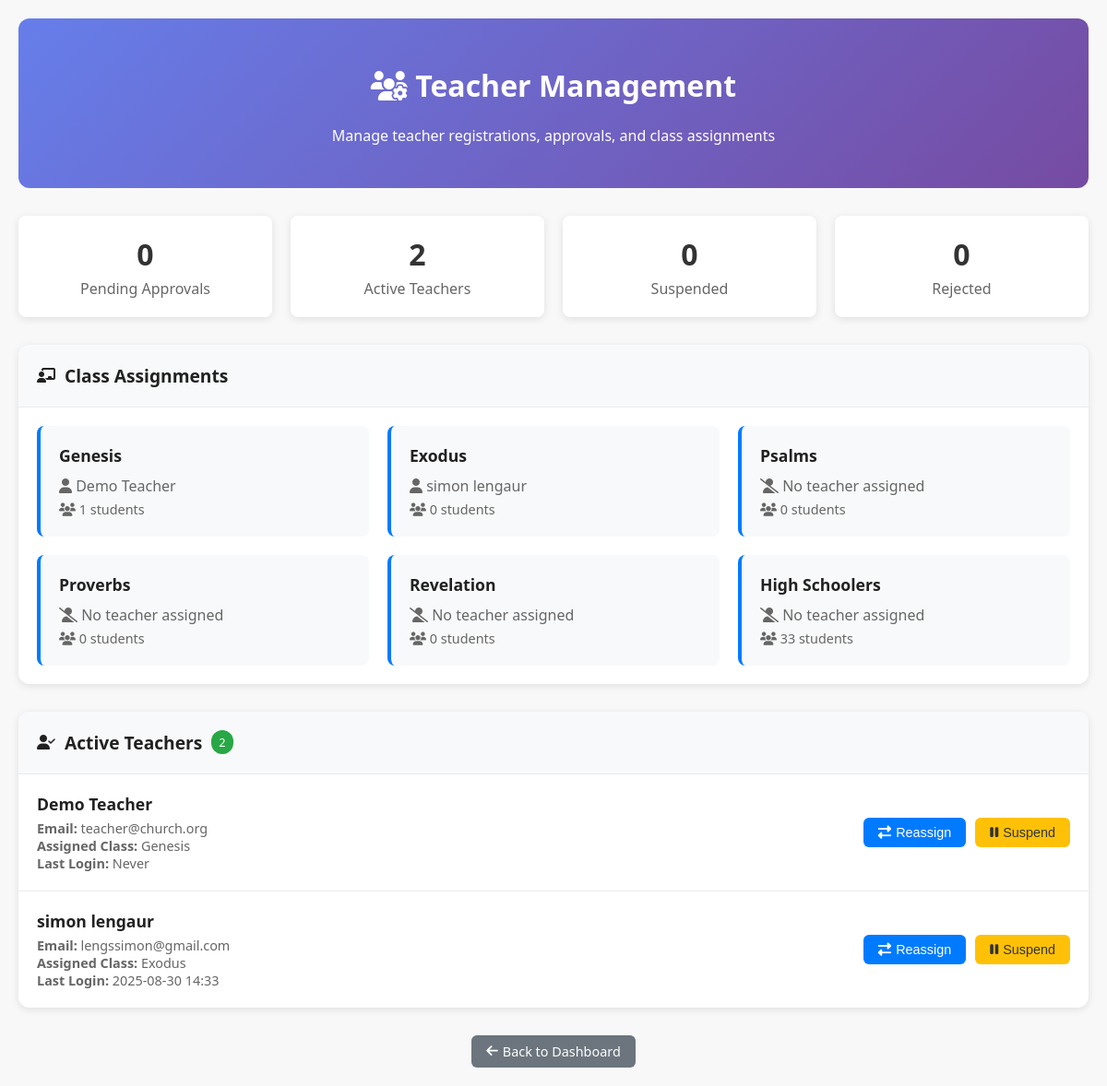
The app's page /admin/teachers (signed in) with its own data.
### app.py (models this page shows)
class User(db.Model):
    id = db.Column(db.Integer, primary_key=True)
    username = db.Column(db.String(80), unique=True, nullable=False)
    password = db.Column(db.String(120), nullable=False)
    role = db.Column(db.String(20), nullable=False, default="teacher")
    full_name = db.Column(db.String(100), nullable=True)
    email = db.Column(db.String(100), unique=True, nullable=True)
    phone = db.Column(db.String(20), nullable=True)
    assigned_class = db.Column(db.String(50), nullable=True)
    preferred_class = db.Column(db.String(50), nullable=True)
    status = db.Column(db.String(20), nullable=False, default="pending")
    registration_message = db.Column(db.Text, nullable=True)
    approved_by = db.Column(db.Integer, db.ForeignKey('user.id'), nullable=True)
    approved_at = db.Column(db.DateTime, nullable=True)
    last_login = db.Column(db.DateTime, nullable=True)
    created_at = db.Column(db.DateTime, nullable=False, default=datetime.now)

### app.py (the view)
@app.route('/admin/teachers', methods=['GET'])
def admin_teachers():
    if not session.get("role") == "admin":
        flash("Access denied.", "danger")
        return redirect(url_for("dashboard"))
    pending_teachers = User.query.filter_by(status='pending', role='teacher').all()
    active_teachers = User.query.filter_by(status='active', role='teacher').all()
    suspended_teachers = User.query.filter_by(status='suspended', role='teacher').all()
    rejected_teachers = User.query.filter_by(status='rejected', role='teacher').all()
    classes = ["Genesis", "Exodus", "Psalms", "Proverbs", "Revelation", "High Schoolers"]
    class_assignments = {}
    for class_name in classes:
        teacher = User.query.filter_by(assigned_class=class_name, status='active').first()
        student_count = Student.query.filter_by(student_class=class_name, status='active').count()
        class_assignments[class_name] = {
            'teacher': teacher,
            'student_count': student_count
        }
    return render_template("admin_teachers.html",
                         pending_teachers=pending_teachers,
                         active_teachers=active_teachers,
                         suspended_teachers=suspended_teachers,
                         rejected_teachers=rejected_teachers,
                         class_assignments=class_assignments,
                         classes=classes)

### app.py (called while the page is built)
@app.context_processor
def inject_now():
    return {'now': datetime.now}

@app.context_processor
def utility_functions():
    def attendance_present(student_id, sunday):
        record = Attendance.query.filter_by(student_id=student_id, date=sunday).first()
        return record.present if record else False
    return dict(attendance_present=attendance_present)

### templates/admin_teachers.html (shortened to what this page needs)
<!DOCTYPE html>
<html lang="en">
<head>
    <link rel="stylesheet" href="https://cdnjs.cloudflare.com/ajax/libs/font-awesome/6.5.0/css/all.min.css">
    <link rel="stylesheet" href="{{ url_for('static', filename='css/styles.css') }}">
</head>
<body>
    <div class="teacher-management">
        <div class="management-header">
            <h1><i class="fas fa-users-cog"></i> Teacher Management</h1>
            <p>Manage teacher registrations, approvals, and class assignments</p>
        </div>
        <div class="stats-grid">
            <div class="stat-card">
                <div class="stat-number">{{ pending_teachers|length }}</div>
                <div class="stat-label">Pending Approvals</div>
            </div>
            <div class="stat-card">
                <div class="stat-number">{{ active_teachers|length }}</div>
                <div class="stat-label">Active Teachers</div>
            </div>
            <div class="stat-card">
                <div class="stat-number">{{ suspended_teachers|length }}</div>
                <div class="stat-label">Suspended</div>
            </div>
            <div class="stat-card">
                <div class="stat-number">{{ rejected_teachers|length }}</div>
                <div class="stat-label">Rejected</div>
            </div>
        </div>
        <div class="section">
            <div class="section-header">
                <i class="fas fa-chalkboard-teacher"></i>
                <h2 class="section-title">Class Assignments</h2>
            </div>
            <div class="class-grid">
                {% for class_name in classes %}
                <div class="class-card">
                    <div class="class-name">{{ class_name }}</div>
                    <div class="class-teacher">
                        {% if class_assignments[class_name].teacher %}
                            <i class="fas fa-user"></i> {{ class_assignments[class_name].teacher.full_name }}
                        {% else %}
                            <i class="fas fa-user-slash"></i> No teacher assigned
                        {% endif %}
                    </div>
                    <div class="class-students">
                        <i class="fas fa-users"></i> {{ class_assignments[class_name].student_count }} students
                    </div>
                </div>
                {% endfor %}
            </div>
        </div>
        {% if active_teachers %}
        <div class="section">
            <div class="section-header">
                <i class="fas fa-user-check"></i>
                <h2 class="section-title">Active Teachers</h2>
                <span class="badge success">{{ active_teachers|length }}</span>
            </div>
            {% for teacher in active_teachers %}
            <div class="teacher-card">
                <div class="teacher-info">
                    <div class="teacher-name">{{ teacher.full_name }}</div>
                    <div class="teacher-details">
                        <strong>Email:</strong> {{ teacher.email }}<br>
                        <strong>Assigned Class:</strong> {{ teacher.assigned_class or 'Not assigned' }}<br>
                        <strong>Last Login:</strong> {{ teacher.last_login.strftime('%Y-%m-%d %H:%M') if teacher.last_login else 'Never' }}
                    </div>
                </div>
                <div class="teacher-actions">
                    <button class="btn btn-primary" onclick="reassignTeacher({{ teacher.id }}, '{{ teacher.assigned_class }}')">
                        <i class="fas fa-exchange-alt"></i> Reassign
                    </button>
                    <button class="btn btn-warning" onclick="suspendTeacher({{ teacher.id }})">
                        <i class="fas fa-pause"></i> Suspend
                    </button>
                </div>
            </div>
            {% endfor %}
        </div>
        {% endif %}
        <div style="text-align: center; margin-top: 30px;">
            <a href="{{ url_for('dashboard') }}" class="btn btn-secondary">
                <i class="fas fa-arrow-left"></i> Back to Dashboard
            </a>
        </div>
    </div>
</body>
</html>

### static/css/styles.css (style rules this page uses)
body { font-family: 'Segoe UI', sans-serif; margin: 0; padding: 0; background-color: #f8f8f8; color: #212121; }

### templates/admin_teachers.html (style rules this page uses)
.teacher-management { padding: 20px; max-width: 1200px; margin: 0 auto; }
.management-header { background: linear-gradient(135deg, #667eea 0%, #764ba2 100%); color: white; padding: 30px; border-radius: 12px; margin-bottom: 30px; text-align: center; }
.stats-grid { display: grid; grid-template-columns: repeat(auto-fit, minmax(200px, 1fr)); gap: 20px; margin-bottom: 30px; }
.stat-card { background: white; padding: 20px; border-radius: 8px; box-shadow: 0 2px 8px rgba(0,0,0,0.1); text-align: center; }
.stat-number { font-size: 2rem; font-weight: bold; color: #333; }
.stat-label { color: #666; margin-top: 5px; }
.section { background: white; border-radius: 12px; box-shadow: 0 2px 8px rgba(0,0,0,0.1); margin-bottom: 30px; overflow: hidden; }
.section-header { background: #f8f9fa; padding: 20px; border-bottom: 1px solid #e9ecef; display: flex; align-items: center; gap: 10px; }
.section-title { font-size: 1.2rem; font-weight: 600; margin: 0; }
.badge { background: #dc3545; color: white; padding: 4px 8px; border-radius: 12px; font-size: 0.8rem; font-weight: 500; }
.badge.success { background: #28a745; }
.teacher-card { padding: 20px; border-bottom: 1px solid #e9ecef; display: flex; align-items: center; justify-content: space-between; }
.teacher-card:last-child { border-bottom: none; }
.teacher-info { flex: 1; }
.teacher-name { font-weight: 600; font-size: 1.1rem; margin-bottom: 5px; }
.teacher-details { color: #666; font-size: 0.9rem; }
.teacher-actions { display: flex; gap: 10px; align-items: center; }
.btn { padding: 8px 16px; border: none; border-radius: 6px; cursor: pointer; font-size: 0.9rem; font-weight: 500; text-decoration: none; display: inline-flex; align-items: center; gap: 5px; transition: all 0.3s; }
.btn-primary { background: #007bff; color: white; }
.btn-warning { background: #ffc107; color: #333; }
.btn-secondary { background: #6c757d; color: white; }
.class-grid { display: grid; grid-template-columns: repeat(auto-fit, minmax(300px, 1fr)); gap: 20px; padding: 20px; }
.class-card { background: #f8f9fa; padding: 20px; border-radius: 8px; border-left: 4px solid #007bff; }
.class-name { font-weight: 600; font-size: 1.1rem; margin-bottom: 10px; }
.class-teacher { color: #666; margin-bottom: 5px; }
.class-students { color: #666; font-size: 0.9rem; }

### records on screen
User: full_name "Demo Teacher", full_name "Demo Teacher", email "teacher@church.org", assigned_class "Genesis", last_login "Never"
User: full_name "simon lengaur", full_name "simon lengaur", email "lengssimon@gmail.com", assigned_class "Exodus", last_login "2025-08-30 14:33"

### other values on screen
{{ pending_teachers|length }} "0"
{{ active_teachers|length }} "2"
{{ suspended_teachers|length }} "0"
{{ rejected_teachers|length }} "0"
{{ class_name }} "Genesis" "Exodus" "Psalms" "Proverbs" "Revelation" "High Schoolers"
{{ class_assignments[class_name].student_count }} "1" "0" "0" "0" "0" "33"
